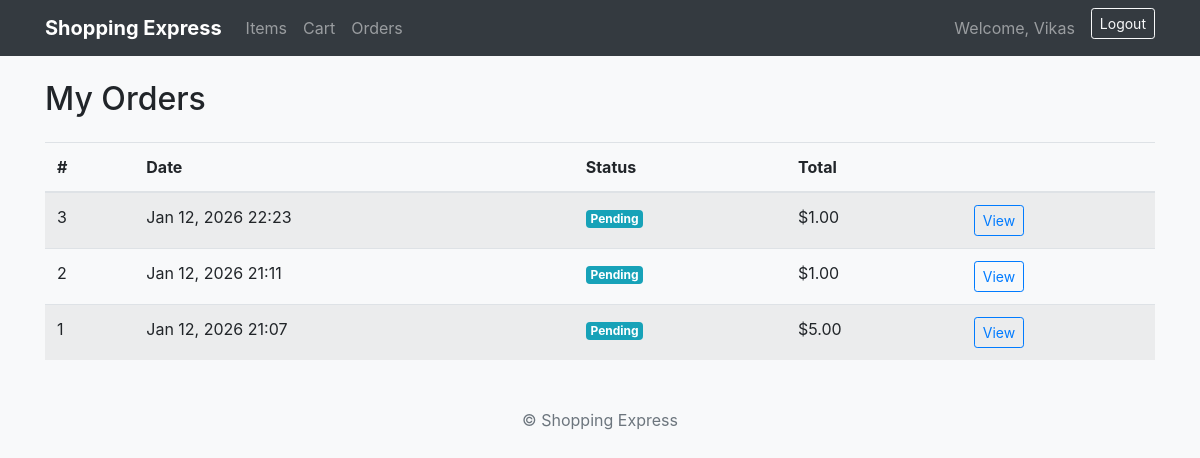
The page /order/ (signed in) on the database as committed earlier.
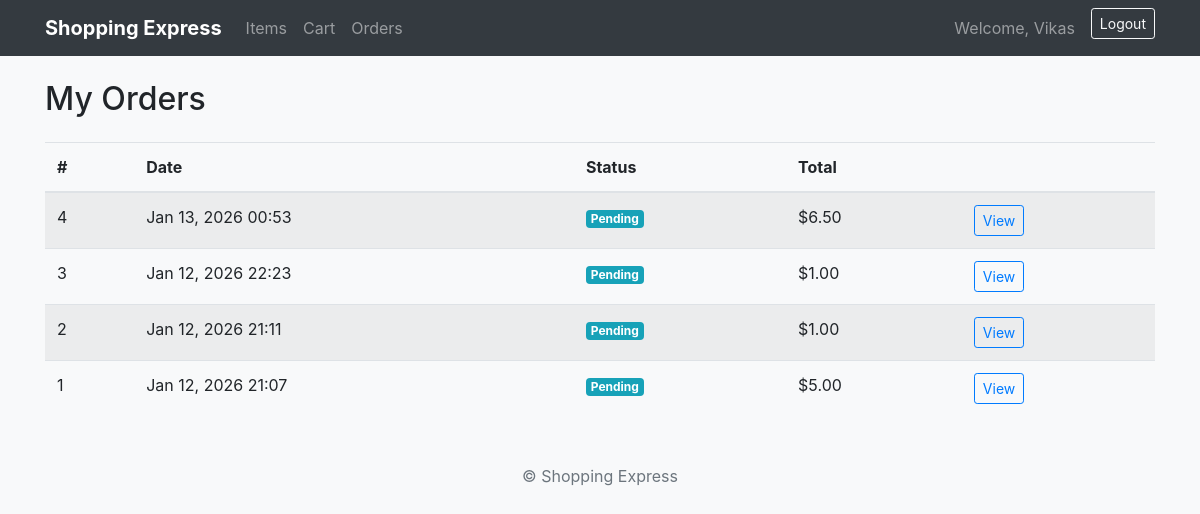
The same page on the database as committed later.
### orders/models.py (models this page shows, shortened)
class Order(models.Model):
    user = models.ForeignKey(User, on_delete=models.CASCADE)
    created_at = models.DateTimeField(auto_now_add=True)
    total = models.DecimalField(max_digits=10, decimal_places=2)
    status = models.CharField(
        max_length=20,
        choices=[
            ("pending", "Pending"),
            ("completed", "Completed"),
            ("cancelled", "Cancelled"),
        ],
        default="pending",
    )

### orders/views.py (the view)
# urls.py: path("",views.order_list,name="order-list"),
@login_required
def order_list(request):
    orders = Order.objects.filter(user=request.user).order_by("-created_at")
    return render(request, "orders/order_list.html", {"orders": orders})

### orders/templates/orders/order_list.html
{% extends "items/base.html" %}
{% block content %}
<h2 class="mb-4">My Orders</h2>
{% if orders %}
<table class="table table-striped">
  <thead>
    <tr>
      <th>#</th>
      <th>Date</th>
      <th>Status</th>
      <th>Total</th>
      <th></th>
    </tr>
  </thead>
  <tbody>
    {% for order in orders %}
    <tr>
      <td>{{ order.id }}</td>
      <td>{{ order.created_at|date:"M d, Y H:i" }}</td>
      <td>
        <span class="badge badge-info">
          {{ order.status|capfirst }}
        </span>
      </td>
      <td>${{ order.total }}</td>
      <td>
        <a
          href="{% url 'orders:detail' order.id %}"
          class="btn btn-sm btn-outline-primary"
        >
          View
        </a>
      </td>
    </tr>
    {% endfor %}
  </tbody>
</table>
{% else %}
<div class="alert alert-secondary">
  You have not placed any orders yet.
</div>
{% endif %}
{% endblock %}

Rows that differ between the two databases and show on the page:
added Order: id "4", created_at "Jan 13, 2026 00:53", status "Pending", total "6.50"
